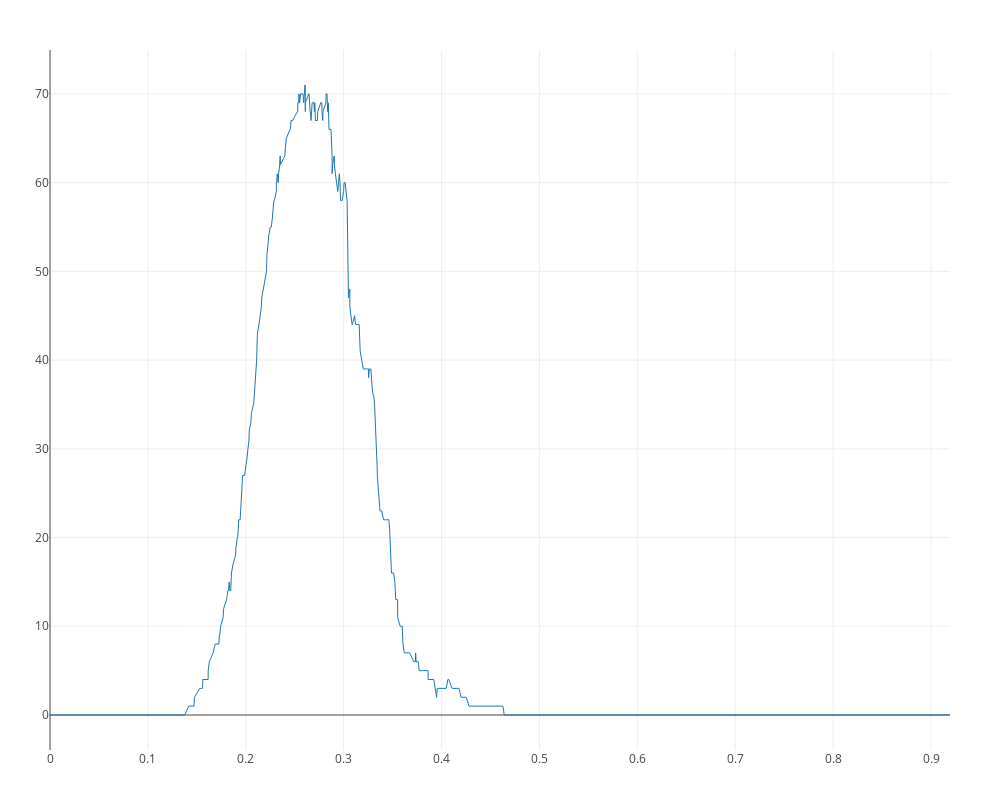

Here is the notebook cell this chart was saved with:
### Code cell
plotbetticurve_pjs(C,dim=1)

### Figure 1 — Plotly figure (JSON) as saved in the notebook; plotly's stock layout.template omitted (floating-point values rounded to 4 significant figures; data arrays with more than 128 entries replaced by an {"elided": "..."} marker saying what was removed)
{"data": [{"line": {"width": 1}, "mode": "line", "type": "scatter", "x": {"elided": "712 float values"}, "y": {"elided": "712 int values"}}], "layout": {"height": 800, "hovermode": "closest", "margin": {"b": 50, "l": 50, "r": 50, "t": 50}, "scene": {"aspectmode": "manual", "aspectratio": {"x": 1, "y": 77.23}}, "showlegend": false, "width": 1000}}
